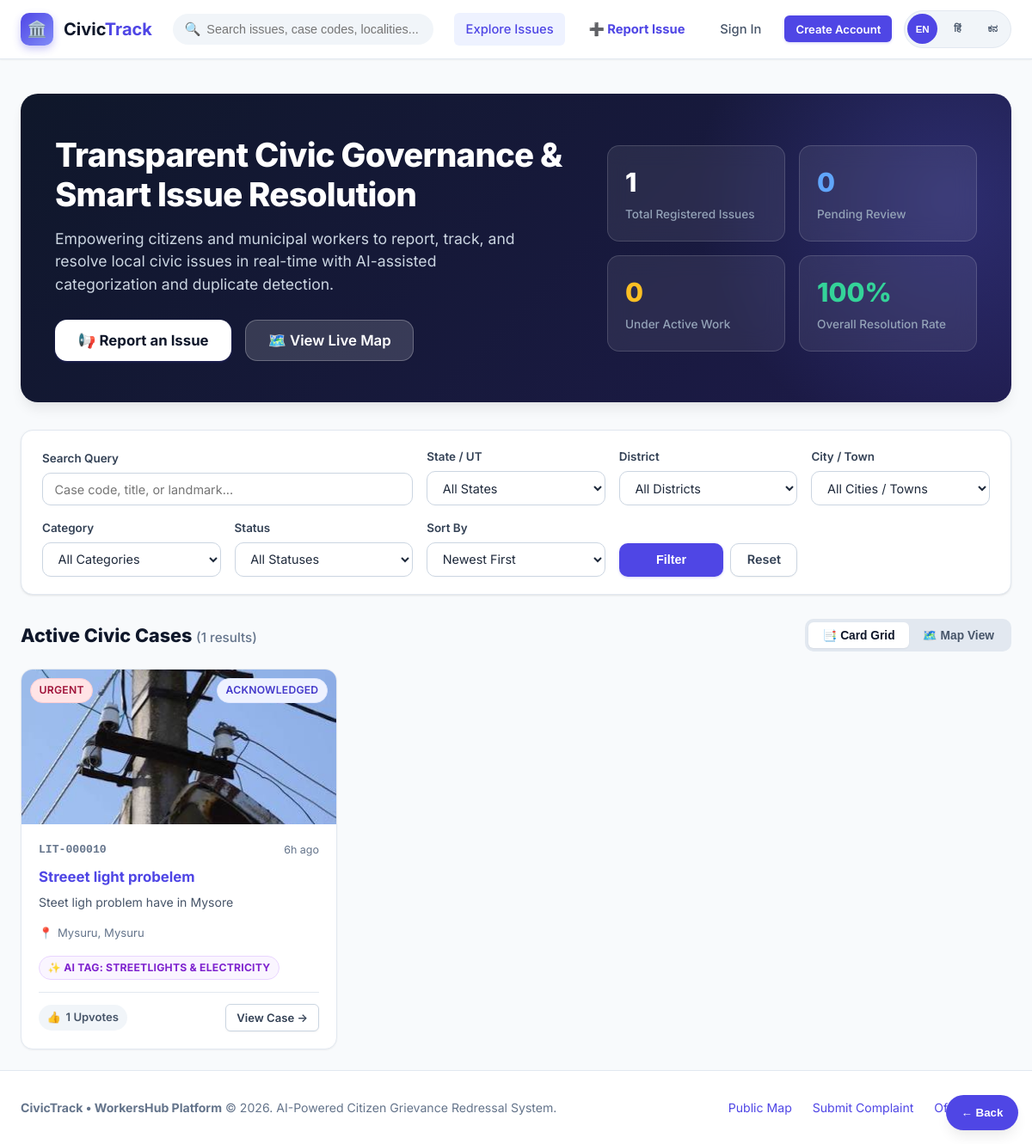
The page / on the database its author committed.
### models.py (models this page shows, shortened)
class Issue(db.Model):
    __tablename__ = "issues"
    id = db.Column(db.Integer, primary_key=True)
    case_code = db.Column(db.String(24), unique=True, nullable=False, index=True)  # e.g. LIT-000142
    reporter_id = db.Column(db.Integer, db.ForeignKey("users.id"), nullable=False)
    assigned_to_id = db.Column(db.Integer, db.ForeignKey("users.id"), nullable=True)
    title = db.Column(db.String(200), nullable=False)
    description = db.Column(db.Text, nullable=False)
    category = db.Column(db.String(80), nullable=False, index=True)
    priority = db.Column(db.String(20), nullable=False, default="Medium")  # Low, Medium, High, Urgent
    state = db.Column(db.String(100), nullable=False, index=True)
    district = db.Column(db.String(100), nullable=False, index=True)
    city_town = db.Column(db.String(120), nullable=False, index=True)
    locality_address = db.Column(db.String(255), nullable=True)
    latitude = db.Column(db.Float, nullable=False)
    longitude = db.Column(db.Float, nullable=False)
    photo_filename = db.Column(db.String(255), nullable=True)
    resolution_photo_filename = db.Column(db.String(255), nullable=True)
    status = db.Column(db.String(30), nullable=False, default="Reported", index=True)
    upvote_count = db.Column(db.Integer, nullable=False, default=0)
    ai_suggested_category = db.Column(db.String(80), nullable=True)
    ai_confidence = db.Column(db.Float, nullable=True)
    ai_urgency_score = db.Column(db.Float, nullable=True)
    ai_summary = db.Column(db.String(255), nullable=True)
    created_at = db.Column(db.DateTime, default=datetime.utcnow, index=True)
    updated_at = db.Column(db.DateTime, default=datetime.utcnow, onupdate=datetime.utcnow)
    resolved_at = db.Column(db.DateTime, nullable=True)
    upvotes = db.relationship("Upvote", backref="issue", lazy="dynamic", cascade="all, delete-orphan")
    history = db.relationship("StatusHistory", backref="issue", lazy="dynamic",
                              cascade="all, delete-orphan", order_by="StatusHistory.created_at.asc()")
    comments = db.relationship("IssueComment", backref="issue", lazy="dynamic",
                              cascade="all, delete-orphan", order_by="IssueComment.created_at.asc()")
    assignments = db.relationship("IssueAssignment", backref="issue", lazy="dynamic",
                                  cascade="all, delete-orphan", order_by="IssueAssignment.assigned_at.asc()")
    chat_messages = db.relationship("ChatMessage", backref="issue", lazy="dynamic",
                                    cascade="all, delete-orphan", order_by="ChatMessage.created_at.asc()")
    def time_ago_str(self):
        diff = datetime.utcnow() - self.created_at
        if diff.days == 0:
            if diff.seconds < 3600:
                mins = max(1, diff.seconds // 60)
                return f"{mins}m ago"
            return f"{diff.seconds // 3600}h ago"
        elif diff.days == 1:
            return "Yesterday"
        elif diff.days < 30:
            return f"{diff.days}d ago"
        else:
            return self.created_at.strftime("%d %b %Y")

### app.py (the view, shortened to what this page needs)
@app.route("/")
def index():
    q = request.args.get("q", "").strip()
    category = request.args.get("category", "").strip()
    status = request.args.get("status", "").strip()
    state = request.args.get("state", "").strip()
    district = request.args.get("district", "").strip()
    city_town = request.args.get("city_town", "").strip()
    sort = request.args.get("sort", "newest")
    query = Issue.query.filter(Issue.status != "Resolved")
    if category and category != "all":
        query = query.filter_by(category=category)
    if status and status != "all":
        query = query.filter_by(status=status)
    if state and state != "all":
        query = query.filter_by(state=state)
    if district and district != "all":
        query = query.filter_by(district=district)
    if city_town and city_town != "all":
        query = query.filter_by(city_town=city_town)
    if sort == "upvotes":
        query = query.order_by(Issue.upvote_count.desc(), Issue.created_at.desc())
    else:
        query = query.order_by(Issue.created_at.desc())
    issues = query.limit(60).all()
    active_issues = Issue.query.filter(Issue.status != "Resolved")
    stats = {
        "total": active_issues.count(),
        "reported": active_issues.filter_by(status="Reported").count(),
        "in_progress": active_issues.filter_by(status="In Progress").count(),
        "resolved": Issue.query.filter_by(status="Resolved").count(),
        "resolution_rate": round(
            (Issue.query.filter_by(status="Resolved").count() / max(1, active_issues.count())) * 100
        ),
    }
    all_states = [r[0] for r in db.session.query(Place.state).distinct().order_by(Place.state).all()]
    return render_template(
        "index.html",
        issues=issues,
        stats=stats,
        states=all_states,
        selected_q=q,
        selected_category=category,
        selected_status=status,
        selected_state=state,
        selected_district=district,
        selected_city=city_town,
        selected_sort=sort,
    )

### app.py (called while the page is built)
@app.context_processor
def inject_global_data():
    unread_notifications_count = 0
    if current_user.is_authenticated:
        unread_notifications_count = Notification.query.filter_by(
            user_id=current_user.id, is_read=False
        ).count()
    return {
        "unread_notifications_count": unread_notifications_count,
        "CATEGORIES": Config.CATEGORIES,
        "STATUSES": Config.STATUSES,
        "PRIORITIES": Config.PRIORITIES,
        "current_year": datetime.utcnow().year,
    }

### templates/index.html (shortened to what this page needs)
{% extends "base.html" %}
{% block content %}
<section class="hero-section">
  <div class="hero-grid">
    <div>
      <h1 class="hero-title">Transparent Civic Governance & Smart Issue Resolution</h1>
      <p class="hero-subtitle">
        Empowering citizens and municipal workers to report, track, and resolve local civic issues in real-time with AI-assisted categorization and duplicate detection.
      </p>
      <div class="hero-actions">
        <a href="{{ url_for('report_issue') }}" class="btn btn-primary btn-lg" style="background: #ffffff; color: var(--slate-900); font-weight: 700;">
          📢 Report an Issue
        </a>
        <a href="#explore-section" class="btn btn-secondary btn-lg" style="background: rgba(255,255,255,0.15); color: #ffffff; border-color: rgba(255,255,255,0.25);">
          🗺️ View Live Map
        </a>
      </div>
    </div>
    <div class="hero-kpis">
      <div class="kpi-card">
        <span class="kpi-value">{{ stats.total }}</span>
        <span class="kpi-label">Total Registered Issues</span>
      </div>
      <div class="kpi-card">
        <span class="kpi-value" style="color: #60a5fa;">{{ stats.reported }}</span>
        <span class="kpi-label">Pending Review</span>
      </div>
      <div class="kpi-card">
        <span class="kpi-value" style="color: #fbbf24;">{{ stats.in_progress }}</span>
        <span class="kpi-label">Under Active Work</span>
      </div>
      <div class="kpi-card">
        <span class="kpi-value" style="color: #34d399;">{{ stats.resolution_rate }}%</span>
        <span class="kpi-label">Overall Resolution Rate</span>
      </div>
    </div>
  </div>
</section>
<section id="explore-section" class="filter-card">
  <form action="{{ url_for('index') }}" method="GET" class="filter-grid">
    <div class="form-group" style="grid-column: span 2;">
      <label class="form-label">Search Query</label>
      <input
        type="text"
        name="q"
        class="form-control"
        placeholder="Case code, title, or landmark..."
        value="{{ selected_q }}"
      >
    </div>
    <div class="form-group">
      <label class="form-label">State / UT</label>
      <select name="state" class="form-select cascading-state">
        <option value="all">All States</option>
      </select>
    </div>
    <div class="form-group">
      <label class="form-label">District</label>
      <select name="district" class="form-select cascading-district">
        <option value="all">All Districts</option>
      </select>
    </div>
    <div class="form-group">
      <label class="form-label">City / Town</label>
      <select name="city_town" class="form-select cascading-city">
        <option value="all">All Cities / Towns</option>
      </select>
    </div>
    <div class="form-group">
      <label class="form-label">Category</label>
      <select name="category" class="form-select">
        <option value="all">All Categories</option>
      </select>
    </div>
    <div class="form-group">
      <label class="form-label">Status</label>
      <select name="status" class="form-select">
        <option value="all">All Statuses</option>
      </select>
    </div>
    <div class="form-group">
      <label class="form-label">Sort By</label>
      <select name="sort" class="form-select">
        <option value="newest" {% if selected_sort == 'newest' %}selected{% endif %}>Newest First</option>
      </select>
    </div>
    <div class="form-group" style="display: flex; flex-direction: row; gap: 0.5rem;">
      <button type="submit" class="btn btn-primary" style="flex: 1;">Filter</button>
      <a href="{{ url_for('index') }}" class="btn btn-secondary">Reset</a>
    </div>
  </form>
</section>
<div class="view-header">
  <div>
    <h2 style="font-size: 1.35rem; font-weight: 800; color: var(--slate-900);">
      Active Civic Cases <span style="font-size: 0.95rem; font-weight: 500; color: var(--slate-500);">({{ issues | length }} results)</span>
    </h2>
  </div>
  <div class="view-tabs">
    <button id="view-grid-btn" class="view-tab-btn active">
      📑 Card Grid
    </button>
    <button id="view-map-btn" class="view-tab-btn">
      🗺️ Map View
    </button>
  </div>
</div>
<div id="grid-container" class="issues-grid">
  {% if issues %}
    {% for issue in issues %}
      <div class="issue-card">
        <div class="issue-card-thumb">
          {% if issue.photo_filename %}
            <img src="{{ url_for('static', filename='uploads/' + issue.photo_filename) }}" alt="{{ issue.title }}">
          {% else %}
            <div class="issue-card-thumb-placeholder">
              <span>🏛️</span>
              <span>Civic Report</span>
            </div>
          {% endif %}
          <div style="position: absolute; top: 10px; right: 10px; display: flex; gap: 5px;">
            <span class="badge badge-{{ issue.status | lower | replace(' ', '') }}">
              {{ issue.status }}
            </span>
          </div>
          <div style="position: absolute; top: 10px; left: 10px;">
            <span class="badge badge-priority-{{ issue.priority | lower }}">
              {{ issue.priority }}
            </span>
          </div>
        </div>
        <div class="issue-card-body">
          <div class="issue-meta-row">
            <span class="issue-case-code">{{ issue.case_code }}</span>
            <span style="font-size: 0.78rem; color: var(--slate-500);">{{ issue.time_ago_str() }}</span>
          </div>
          <h3 class="issue-title">
            <a href="{{ url_for('issue_detail', issue_id=issue.id) }}">
              {{ issue.title }}
            </a>
          </h3>
          <p class="issue-desc">{{ issue.description }}</p>
          <div class="issue-location-tag">
            <span>📍</span>
            <span>{{ issue.city_town }}, {{ issue.district }}</span>
          </div>
          {% if issue.ai_suggested_category %}
            <div style="margin-bottom: 0.85rem;">
              <span class="badge badge-ai">
                ✨ AI Tag: {{ issue.category }}
              </span>
            </div>
          {% endif %}
          <div class="issue-card-footer">
            <div class="upvote-chip">
              <span>👍</span>
              <span>{{ issue.upvote_count }} Upvotes</span>
            </div>
            <a href="{{ url_for('issue_detail', issue_id=issue.id) }}" class="btn btn-sm btn-secondary">
              View Case &rarr;
            </a>
          </div>
        </div>
      </div>
    {% endfor %}
  {% endif %}
</div>
{% endblock %}

### rows shown on the page
Issue: photo_filename (picture), status "ACKNOWLEDGED", priority "URGENT", case_code "LIT-000010", time_ago_str "6h ago", title "Streeet light probelem", description "Steet ligh problem have in Mysore", city_town "Mysuru", district "Mysuru", category "STREETLIGHTS & ELECTRICITY", upvote_count "1"

### other values the page prints
{{ stats.total }} "1"
{{ stats.reported }} "0"
{{ stats.in_progress }} "0"
{{ stats.resolution_rate }} "100"
{{ issues | length }} "1"
